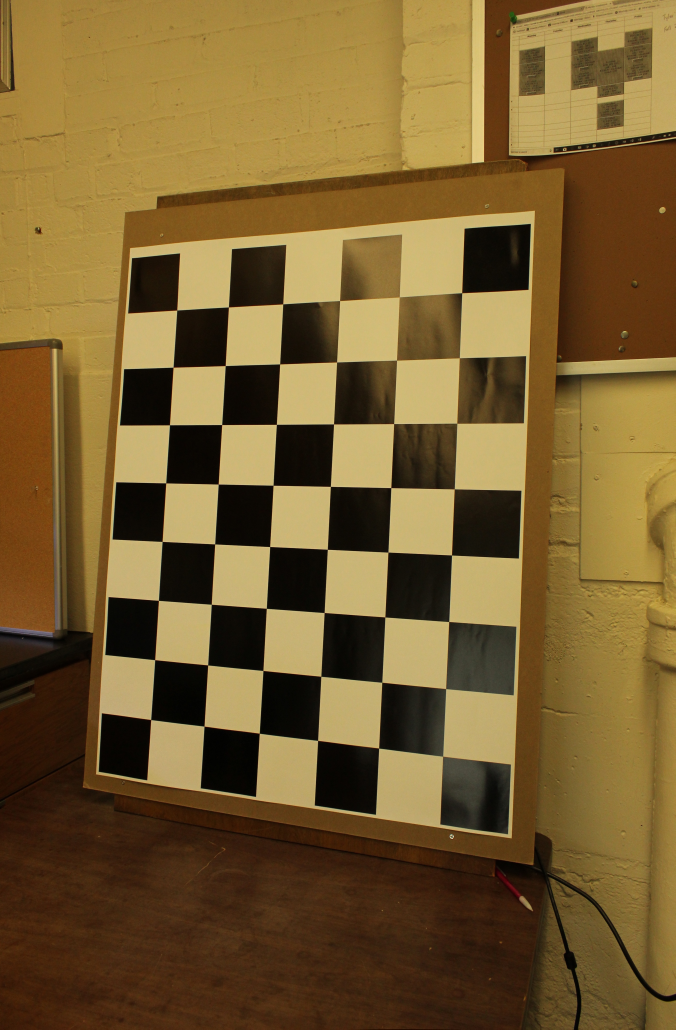
#> input picture cameracalibration/Data/canonT6/EF-S_IS-II_18mm/Checkerboard_Large/IMG_1695.undistort.JPG, 3377 x 5146 px (shown at 1/5 size)
$ python matchHists.py --input ../../cameracalibration/Data/canonT6/EF-S_IS-II_18mm/Checkerboard_Large/IMG_1695.undistort.JPG ../../cameracalibration/Data/canonT6/EF-S_IS-II_18mm/Checkerboard_Large/IMG_1695.undistort.JPG
#> lines starting #> are read from the running program, lines starting #| are printed output that depends on the picture
#!/usr/bin/env python
# Author: Andrew Maule
# Objective: To match a given image's histogram to another set of images.  Also contains support functions for generating an average histogram from a list of image files,
# and more.
#
# Algorithm overview:
#  - Generate cdf's of both the reference image (or from list of image's average histogram) and an image to match against the reference (source image).
#  - Match source image cdf to reference cdf.  To do this, generate a map of source pixel value -> source cdf percentile -> reference cdf percentile -> target pixel value.


import argparse
import cv2
import matplotlib.pyplot as plt
from matplotlib.pyplot import subplot as subplt
import numpy as np
import pickle
from scipy.interpolate import UnivariateSpline
import sys

class MatchHists:
    def __init__(self, num_bins=256, nchannels=1, verbose=False, draw=False):
        '''Constructor for matching histograms.'''
        self.draw                               = draw
        self.verbose                            = verbose
        self.num_bins                           = num_bins
        self.nchannels                          = nchannels #Number of channels to calculate histogram over
        self.source_cdf                         = [None] * nchannels
        self.reference_cdf                      = np.zeros((num_bins,nchannels), dtype=np.float64)
        self.reference_icdf                     = [None] * nchannels
        self.reference_hist                     = np.zeros((num_bins,nchannels), dtype=np.float64)
        self.reference_image_count              = 0 #An internal counter of total reference images added thus-far, for later calculating the average histogram
        self.reference_image_hist_accumulator   = np.zeros((num_bins,nchannels), dtype=np.uint64) #An internal accumulator of histogram values as references images are pushed/added
        return

    def set_reference_pdf(self, pdf):
        '''Set the reference probability and cumulative distribution functions manually.  The pdf parameter is a numpy array of size (num_bins,nchannels)'''
        self.reference_hist[:,:] = pdf
        self.reference_cdf[:,:]  = np.cumsum(pdf, axis=0)
        #Also generate the inverse map anytime a new cdf is set.
        self.generate_inverse_cdf()
        return


    def push_reference(self, img, ma=None):
        '''Adds an image to the reference image histogram accumulator.'''
        img = img.reshape(*img.shape[0:2],-1) #Adds a third dimension, which will equal 1
        assert (img.shape[2] == self.nchannels), f"push_reference(): img (n={img.shape[2]}) does not have correct number of channels (n={self.nchannels})"
        if type(ma) != type(None):
            if (self.nchannels > 1) and ((len(ma.shape) < 3) or (ma.shape[2] < self.nchannels)):
                ma = np.repeat(ma[...,np.newaxis], self.nchannels, axis=2) #Broadcast up to image shape
            img = np.ma.masked_array(img,mask=~ma) #Convert image to masked array
        for i in range(0,self.nchannels):
            cimg = img[:,:,i]
            if type(img) == np.ma.core.MaskedArray:
                cimg = cimg.compressed() #This only works on masked arrays
            (img_hist,img_bins)                         = np.histogram(cimg, bins=self.num_bins, range=(0,self.num_bins))
            img_hist                                    = img_hist.astype(np.uint64)
            self.reference_image_hist_accumulator[:,i]  += img_hist
        self.reference_image_count += 1
        return


    def clear_reference(self):
        '''Clears out the reference image histogram accumulator.'''
        self.reference_image_count                  = 0
        self.reference_image_hist_accumulator[:,:]  = 0
        self.reference_cdf[:,:]                     = 0
        self.reference_hist[:,:]                    = 0


    def calc_reference_pdf(self):
        '''Using the reference histogram accumulator, calculate the average histogram and the new reference cdf.'''
        if( self.reference_image_count > 0 ):
            reference_hist       = self.reference_image_hist_accumulator/self.reference_image_count
            reference_hist       = reference_hist/np.sum(reference_hist,axis=0) #Scale to a density distribution
            self.set_reference_pdf(reference_hist)
        return

    def gen_reference_cdf(self, imgs):
        '''Calculates a reference cumulative distribution function from a list of images.'''
        for img in imgs:
            self.push_reference(img)
        self.calc_reference_pdf()
        return

    def set_source_cdf(self, cdf):
        '''Set the source cumulative distribution function.'''
        self.source_cdf = cdf
        return

    def map(self, img, ma=None):
        '''Map a source image to target image by matching against the reference histogram.  NOTE: This requires that set_source_cdf() was previously called, and is a low-level routine that is wrapped by match()'''
        img = img.reshape(*img.shape[0:2],-1) #Adds a third dimension, which will equal 1
        assert (img.shape[2] == self.nchannels), f"match(): img (n={img.shape[2]}) does not have correct number of channels (n={self.nchannels})"
        if type(ma) != type(None):
            if (self.nchannels > 1) and ((len(ma.shape) < 3) or (ma.shape[2] < self.nchannels)):
                ma = np.repeat(ma[...,np.newaxis], self.nchannels, axis=2) #Broadcast up to image shape
            img = np.ma.masked_array(img,mask=~ma)
        new_img = [None] * self.nchannels
        #First convert input image to a set of cdf percentiles
        for i in range(0, self.nchannels):
            cimg = img[:,:,i]
            if type(img) == np.ma.core.MaskedArray:
                cimg_flat = cimg.compressed()
            else:
                cimg_flat = cimg.flatten()
            img_percentiles = self.source_cdf[i][cimg_flat]

            new_img[i]  = self.reference_icdf[i](img_percentiles)
            #Now deal with clipping correctly
            new_img[i][new_img[i] >= self.num_bins] = self.num_bins-1
            new_img[i][new_img[i] < 0] = 0
            new_img[i] = new_img[i].astype(img.dtype) #Convert to the same as input img type
            if type(img) == np.ma.core.MaskedArray:
                np.place(img[:,:,i], ~img.mask[:,:,i], new_img[i])
                new_img[i]         = img[:,:,i]
            else:
                new_img[i]         = new_img[i].reshape(img.shape[0:2]) #Reshape to the same as input img shape
        #Now combine all three channels
        return(np.stack(new_img, axis=-1))

    def match(self, img, ma=None):
        '''Map a source image to target image by matching against the reference histogram.  This wraps the map() function and internally calculates the input image's histogram and cumulative distribution function first.'''
        source_cdf = [None] * self.nchannels
        img_hist = [None] * self.nchannels
        img = img.reshape(*img.shape[0:2],-1) #Adds a third dimension, which will equal 1
        assert (img.shape[2] == self.nchannels), f"match(): img (n={img.shape[2]}) does not have correct number of channels (n={self.nchannels})"
        if type(ma) != type(None):
            if (self.nchannels > 1) and ((len(ma.shape) < 3) or (ma.shape[2] < self.nchannels)):
                ma = np.repeat(ma[...,np.newaxis], self.nchannels, axis=2) #Broadcast up to image shape
            img = np.ma.masked_array(img, mask=~ma)
        for i in range(0, self.nchannels):
            cimg = img[:,:,i]
            if type(img) == np.ma.core.MaskedArray:
                cimg = cimg.compressed() #This only works on masked arrays
            (img_hist[i],img_bins) = np.histogram(cimg, bins=self.num_bins, range=(0,self.num_bins), density=True)
            source_cdf[i] = np.cumsum(img_hist[i])
        self.set_source_cdf(source_cdf)
        new_img = self.map(img)
        if( self.draw ):
            #Show the reference histogram, the original histogram, and the new histogram
            for i in range(0,self.nchannels):
                subplt(3, self.nchannels, i + 1)
                plt.plot(np.arange(0,(self.reference_hist[:,i]).size,1),self.reference_hist[:,i],'b-')
                plt.title("Reference Histogram")
                plt.xlim(0, (self.reference_hist[:,i]).size)
                subplt(3, self.nchannels, self.nchannels + i + 1)
                plt.plot(np.arange(0,img_hist[i].size,1),img_hist[i],'b-')
                plt.title("Source Image Histogram")
                plt.xlim(0, img_hist[i].size)
                (new_img_hist, new_img_bins) = np.histogram(new_img[:,:,i], bins=self.num_bins, range=(0,self.num_bins), density=True)
                subplt(3,self.nchannels, (2*self.nchannels) + i + 1)
                plt.plot(np.arange(0,new_img_hist.size,1),new_img_hist,'g-')
                plt.title("Target Image Histogram")
                plt.xlim(0, new_img_hist.size)
                plt.show()
        if( self.nchannels == 1 ):
            new_img = new_img[:,:,0] #Remove last dimension, as it's superfluous
        return (new_img)

    def generate_inverse_cdf(self, spline_smooth=1):
        '''Internally used to find an optimal regression estimator for generating the inverse cdf.'''
        #Cap the cdf to ensure that the spline is correctly extrapolating in case cdf doesn't start at zero
        for i in range(0,self.nchannels):
            ina    = np.zeros(self.reference_cdf[:,i].size+1)
            ina[0] = 0.0
            ina[1:self.reference_cdf[:,i].size+1] = self.reference_cdf[:,i]
            ina    = self.make_strictly_increasing(ina) #Input values are the reference cdf percentiles
            outa   = np.arange(-1,self.reference_cdf[:,i].size,1,dtype=np.int32) #Output values are the pixel values
            self.reference_icdf[i] = UnivariateSpline(ina, outa, k=3, s=3)
            if( self.draw ):
                plt.scatter(ina, outa, c='r')
                input_range = np.linspace(0.0,1.0,2000) #Move half a percent at a time
                output_range = self.reference_icdf[i](input_range)
                plt.plot(input_range, output_range, 'b-')
                plt.title("CDF and spline interpolation overlay.")
                plt.ylim(0.0,255.0)
                plt.xlim(0.0,1.0)
                plt.show()
        return(self.reference_icdf)

    def make_strictly_increasing(self, x, adjust=1e-10):
        '''Scipy's UnivariateSpline has a strictly incrasing requirement for its elements.  Because some of the entries in the cdf are equal to previous entries,'''
        ''' this rule is violated.  Add some small factor (1e-10) to those entries that are equivalent to get around this annoying problem.'''
        for i in range(1, x.size):
            if( x[i] <= x[i-1] ):
                x[i] = x[i-1] + adjust
        return(x)

def parse_args():
    parser = argparse.ArgumentParser(prog=sys.argv[0], description="A command-line wrapper to functionality in the matchHist package.  This utility allows one to test matching the histograms of two images.")
    parser.add_argument('-i', '--input', action='store', required=True, help="The source image to adjust image histogram to match the reference(s).")
    parser.add_argument('-o', '--output', action='store', help="The output target image with adjusted histogram matching the reference(s).")
    parser.add_argument('-d', '--draw', action='store_true', help="Whether to draw histograms of reference image, source and target images, and to show inverse CDF interpolation function.")
    parser.add_argument('-s', '--save', action='store', help="Save the calculated reference pdf/cdfs to a file for retrieval")
    parser.add_argument('-l', '--load', action='store_true', help="If flag set, the reference file should be the result of a previous save operation.")
    parser.add_argument('reference', nargs="+", type=str, help="The input reference image(s) used to generate a reference histogram.")
    parsed = parser.parse_args(sys.argv[1:])
    return(parsed)

if __name__ == '__main__':
    parsed = parse_args()
    img = cv2.imread(parsed.input)
#> img is the input picture: shape (5146, 3377, 3); mean B, G, R 48.7, 94.1, 119.5
    if( parsed.draw ):
        cv2.imshow('Original image.', img)
        cv2.waitKey(0)
    if len(img.shape) == 2:
        nchannels = 1
    else:
        nchannels = img.shape[-1]
#> nchannels = 3
    if parsed.load:
        histFileObj = open(parsed.reference[0],'rb')
        matchHist   = pickle.load(histFileObj)
        histFileObj.close()
    else:
        matchHist = MatchHists(draw=parsed.draw, nchannels=nchannels)
        for ref in parsed.reference:
            ref_img = cv2.imread(ref)
            if( parsed.draw ):
                cv2.imshow('Ref Image %s' % (ref), ref_img)
                cv2.waitKey(0)
            matchHist.push_reference(ref_img)
#> the loop in push_reference, `for i in range(0,self.nchannels):` made 3 passes
#> pass 1, in push_reference, `cimg = img[:,:,i]`:
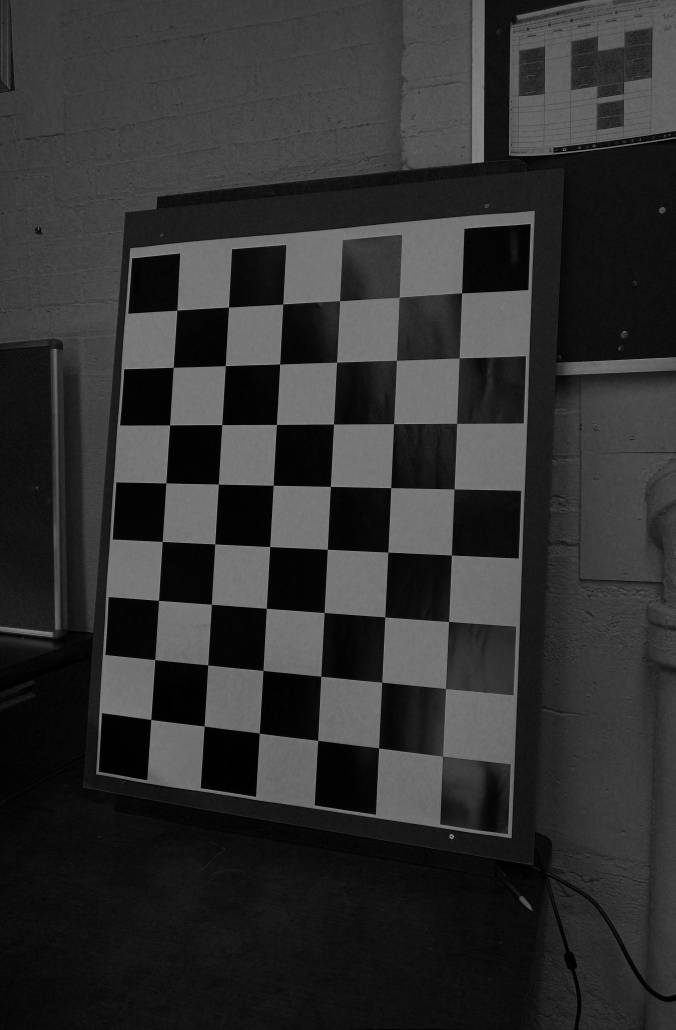
#> cimg: shape (5146, 3377) (shown at 1/5 size); min 0, max 235, mean 48.7
#> pass 2, in push_reference, `cimg = img[:,:,i]`:
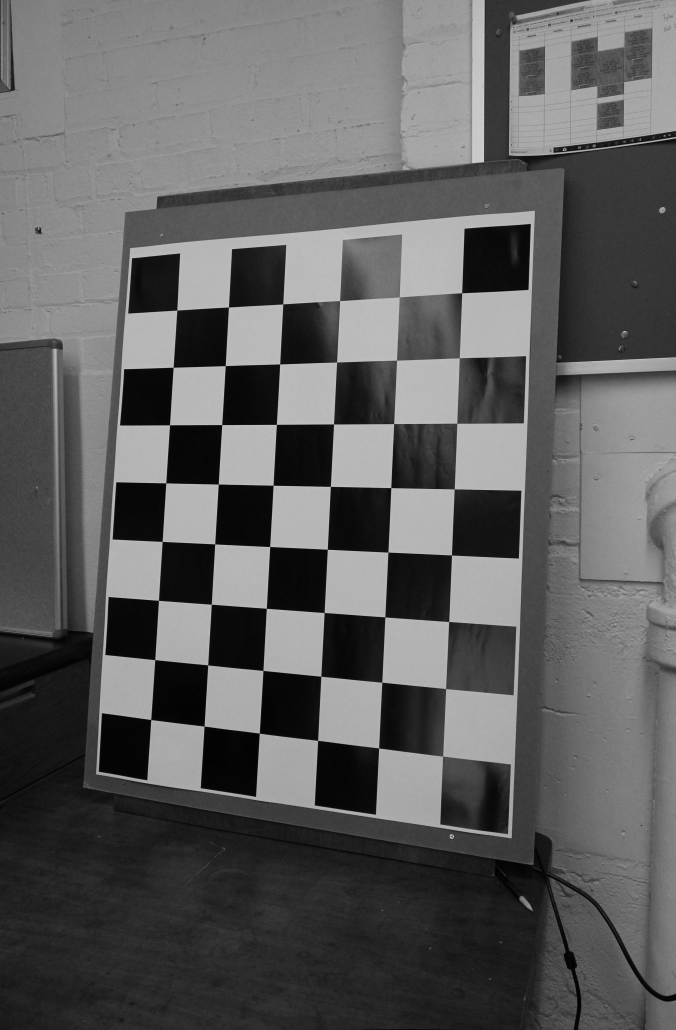
#> cimg: shape (5146, 3377) (shown at 1/5 size); min 0, max 255, mean 94.1
#> pass 3, in push_reference, `cimg = img[:,:,i]`:
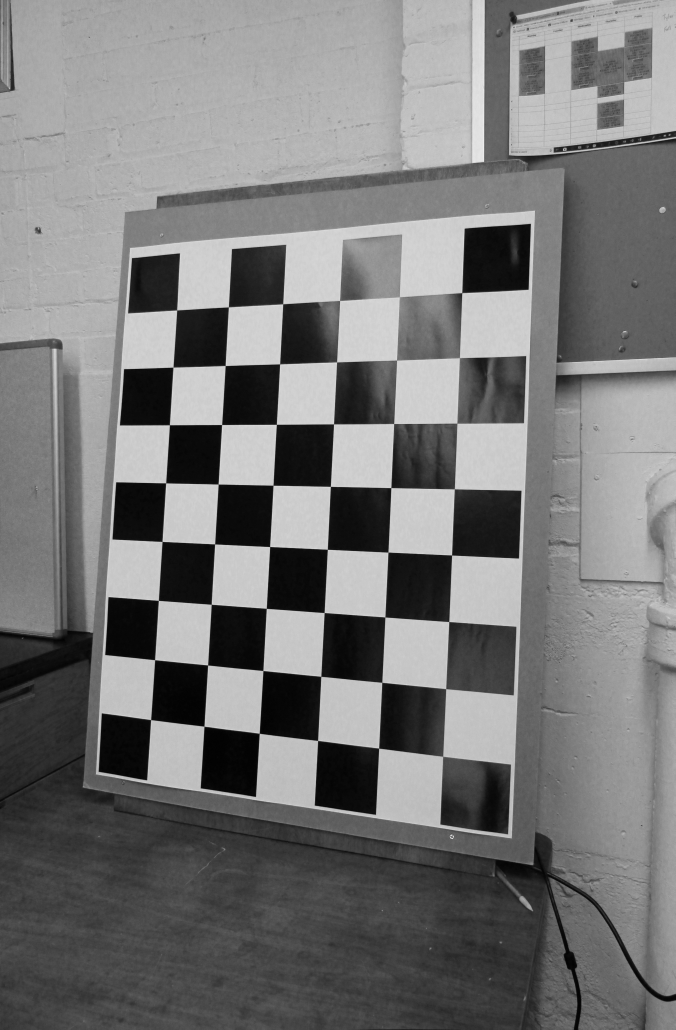
#> cimg: shape (5146, 3377) (shown at 1/5 size); min 0, max 255, mean 119.5
#> after the loop in push_reference, `for i in range(0,self.nchannels):`: self.reference_image_hist_accumulator = 256 rows, first 8: [101563, 254, 47], [132592, 1682, 1191], [237599, 11793, 10658], [321304, 37790, 31263], [353883, 64865, 36114], [347558, 104331, 46569], [293169, 149146, 71094], [246734, 197167, 95941]
        matchHist.calc_reference_pdf()
#> in calc_reference_pdf, `reference_hist       = self.reference_image_hist_accumulator/self.refe..`: reference_hist has the same summary as self.reference_image_hist_accumulator in push_reference
#> in calc_reference_pdf, `reference_hist       = reference_hist/np.sum(reference_hist,axis=0)`: reference_hist = 256 rows, first 8: [0.00584, 1.46e-05, 2.7e-06], [0.00763, 9.68e-05, 6.85e-05], [0.0137, 0.000679, 0.000613], [0.0185, 0.00217, 0.0018], [0.0204, 0.00373, 0.00208], [0.02, 0.006, 0.00268], [0.0169, 0.00858, 0.00409], [0.0142, 0.0113, 0.00552]
    new_img = matchHist.match(img)
#> after the loop in match, `for i in range(0, self.nchannels):`: img_hist = 3 items
    if( parsed.draw ):
        cv2.imshow('Recalibrated image.', new_img)
        cv2.waitKey(0)
    if( parsed.output ):
        cv2.imwrite(parsed.output, new_img)
    if( parsed.save ):
        histFileObj = open(parsed.save, 'wb')
        pickle.dump(matchHist, histFileObj)
        histFileObj.close()
